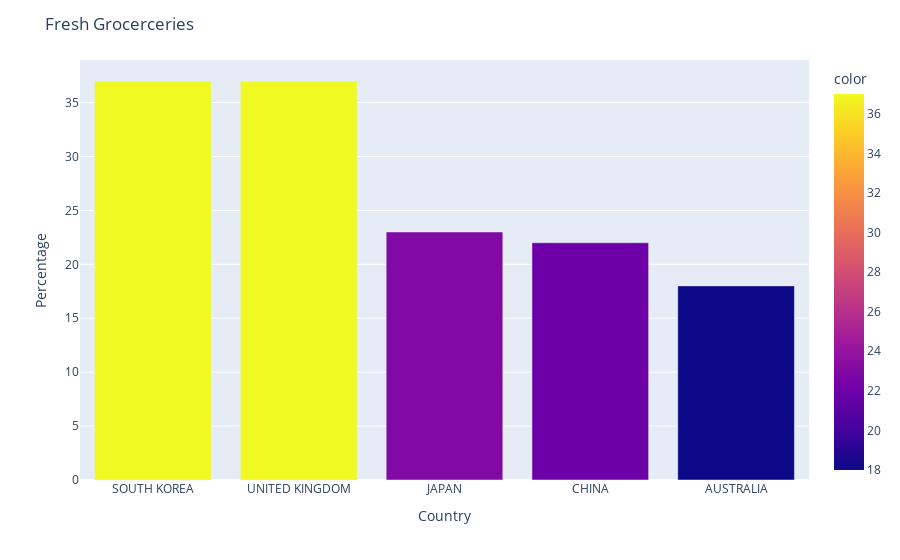

Write notebook code for a chart like this one.
### Code cell
import plotly.express as px
fig=px.bar(x=FreGro.Country,y=FreGro.Percentage,color=FreGro.Percentage)
fig.update_layout(title='Fresh Grocerceries',xaxis_title='Country',yaxis_title='Percentage')
fig.show()

### Figure 1 — Plotly figure (JSON) as saved in the notebook; plotly's stock layout.template omitted (floating-point values rounded to 4 significant figures)
{"data": [{"alignmentgroup": "True", "hovertemplate": "x=%{x}<br>y=%{y}<br>color=%{marker.color}<extra></extra>", "legendgroup": "", "marker": {"color": [37, 37, 23, 22, 18], "coloraxis": "coloraxis"}, "name": "", "offsetgroup": "", "orientation": "v", "showlegend": false, "textposition": "auto", "type": "bar", "x": ["SOUTH KOREA", "UNITED KINGDOM", "JAPAN", "CHINA", "AUSTRALIA"], "xaxis": "x", "y": [37, 37, 23, 22, 18], "yaxis": "y"}], "layout": {"barmode": "relative", "coloraxis": {"colorbar": {"title": {"text": "color"}}, "colorscale": [[0, "#0d0887"], [0.1111, "#46039f"], [0.2222, "#7201a8"], [0.3333, "#9c179e"], [0.4444, "#bd3786"], [0.5556, "#d8576b"], [0.6667, "#ed7953"], [0.7778, "#fb9f3a"], [0.8889, "#fdca26"], [1, "#f0f921"]]}, "legend": {"tracegroupgap": 0}, "margin": {"t": 60}, "title": {"text": "Fresh Grocerceries"}, "xaxis": {"anchor": "y", "domain": [0, 1], "title": {"text": "Country"}}, "yaxis": {"anchor": "x", "domain": [0, 1], "title": {"text": "Percentage"}}}}
